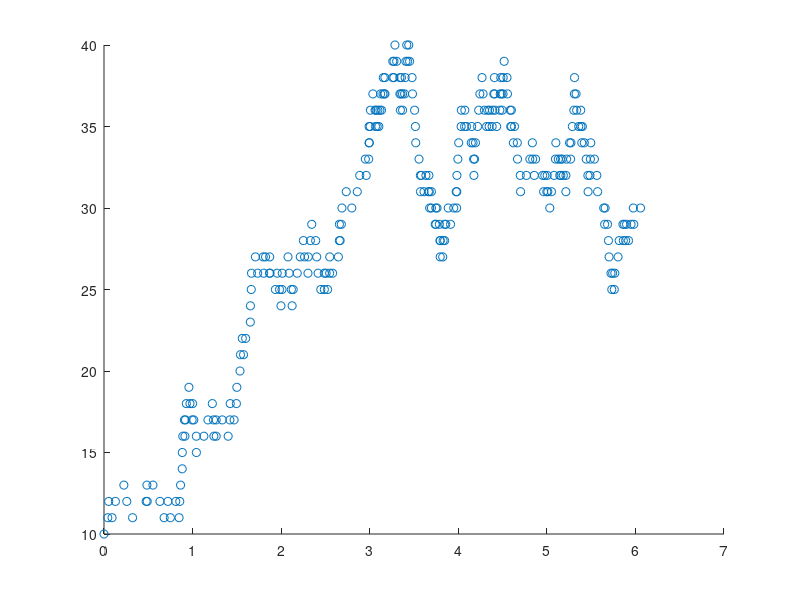
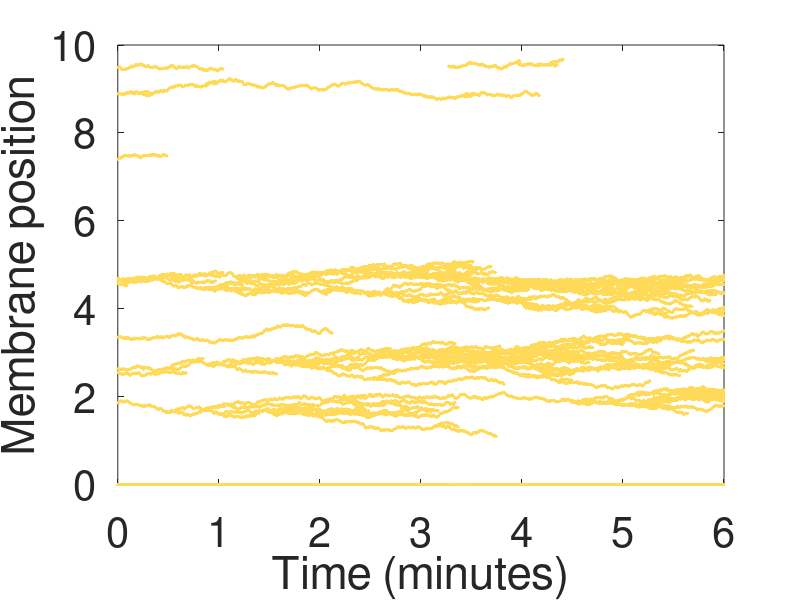

Recreate these plots in MATLAB, in order.
% Sstochastic Altschuler model for polarization along cell membrane
%
% Diffusion of X(t) particles on the cell membrane
%
% Three types of chemical reactions can happen on the membrane:
% (1) association: a particle will randomly appear on the membrane 
% (2) disassociation: a particle will randomly dissapear from the membrane
% (3) association thru recruitment: a particle will recruit another
% particle to the membrane
% 
% Last updated: 4/29/2019

clear
close all;

N       = 100;                  % total number of molecules in the cell (conserved)
kon     = 0.1;                  % units: 1/min
kfb     = 1.0;                  % units: 1/min
koff    = 0.9;                  % units: 1/min
D       = 0.012;                % units: um^2/min

Tend = 6.0;                     % end simulation time
p    = 0.5;                     % probability of hoping left or right
dt   = 0.001;                   % temporal discretization (units: min)
Nt   = Tend/dt;                 % total time steps
dx   = sqrt(2*D*dt);            % spatial discretization (units: um)
L    = 10.0;                    % length of membrane box (units: um)

MAX_OUTPUT_LENGTH = 10000;
pos = zeros(N,Nt);                      % array of positions at all time levels
n   = zeros(N,Nt);                      % state of the particle (0 inactive, 1 active)
T = zeros(MAX_OUTPUT_LENGTH,1);         % times of chemical reactions
X = zeros(MAX_OUTPUT_LENGTH,1);         % number of molecules on the membrane    

% initial conditions (T=0)
rxn_count       = 1;
X(1)            = 0.1*N;                % # of particles on membrane
T(1)            = 0.0;                   
pos(1:X(1),1)   = L*rand(X(1),1);       % random locations for mem-bound particles
n(1:X(1),1)     = 1;                    % activate mem-bound particles

% Loop in time
%

% (1) Find number of bound molecules X(t) via a Markov process and
% corresponding chemical reaction times T(t)
%
while T(rxn_count)<Tend
    
  % Sample earliest time-to-fire (tau)
  r = rand(2,1);
  nx = X(rxn_count);
  a0 = koff*nx + (kon+kfb*nx/N)*(N-nx);
  tau = -log(r(1))/a0;
  
  % Update the number of molecules on the membrane
  X(rxn_count+1,1) = nx + (r(2)<((kon+kfb*nx/N)*(N-nx)/a0))*1.0 + (r(2)>=((kon+kfb*nx/N)*(N-nx)/a0))*(-1.0);
  T(rxn_count+1)   = T(rxn_count) + tau;
  rxn_count = rxn_count + 1;
end
totalrxns = rxn_count;

figure(1);
scatter(T(1:totalrxns),X(1:totalrxns));

% (2) Perform Brownian motion for all bound molecules between consecutive 
% chemical reactions
%
% X = [10 11 12 11 10];
% T = [0 1 5 8 9];
% TT = [T,Tend];
% XX = [X X(end)];
t = 1;
tic
%for i=1:5
for i=1:totalrxns
    K = X(i);
    pos(1:K, 1) = sort(pos(1:K, 1));
    % Between reactions, perform Brownian motion with periodic BC
    while(t*dt<T(i+1) && t<Nt)
        r = rand(K,1);    % coin flip
        n(1:K,t+1) = 1;
        pos(1:K,t+1) = pos(1:K,t) + dx*((r<p)*1.0 + (r>(1-p))*(-1.0));

        % periodic boundary conditions
        for j=1:K
            pos(j,t+1) = pos(j,t+1) + (-L).*(pos(j,t+1)>L) + (L).*(pos(j,t+1)<0.0);
        end
        
        t = t+1;
    end
    
    % Setup for next chemical rxn
    pon = kon/(kon+kfb*(N-K));
    heq = K/N;
    
    if(X(i+1)<K && i<totalrxns)                      % diassociation event (particle off)
        id = randi([1,K],1);
        oldcol = pos(id,1:end);
        othercols = pos([1:id-1,id+1:K],1:end);
        otherothercols = pos(K+1:end,1:end);
        newpos = [othercols;oldcol;otherothercols];
        pos = newpos;
        n(K,t) = 0;
    elseif(X(i+1)>K && i<totalrxns)                 % association event (on or recruitment)
        rr = rand(1,1); 
        id = randi([1,K],1);
        pos(K+1,t) = pos(K+1,t)+(rr<pon)*0.5*sum(pos(id:id+1));   % on event
        %pos(K+1,t) = pos(K+1,t)+(rr<pon)*L*rand(1,1);   % on event
        pos(K+1,t) = pos(K+1,t)+(rr>=pon)*pos(id,t);    % recruitment event
        n(K+1,t) = 1;
    end
     
end
toc

% plot all particle trajectories
%
cc = [255 219 88]/256.*ones(Nt,1); % color string
time = linspace(0,Tend,Nt);
figure(2);
for j=1:max(X)
    hold on;
    %plot(linspace(0,Tend,Nt),pos(j,:));
    %scatter(linspace(0,Tend,Nt),pos(j,:),1,ccc);
    scatter(linspace(0,Tend,Nt),pos(j,:),1,cc);
    %plot(linspace(0,Tend,Nt),pos(j,:));
    box on;
    set(gca,'Color','k','fontsize',30);
    xlabel('Time (minutes)');
    ylabel('Membrane position');
    ylim([0 10])
%     plot(1*ones(100,1),linspace(0,10,100),'-r');
%     plot(5*ones(100,1),linspace(0,10,100),'-r');
%     plot(8*ones(100,1),linspace(0,10,100),'-r');
%     plot(9*ones(100,1),linspace(0,10,100),'-r');
end
